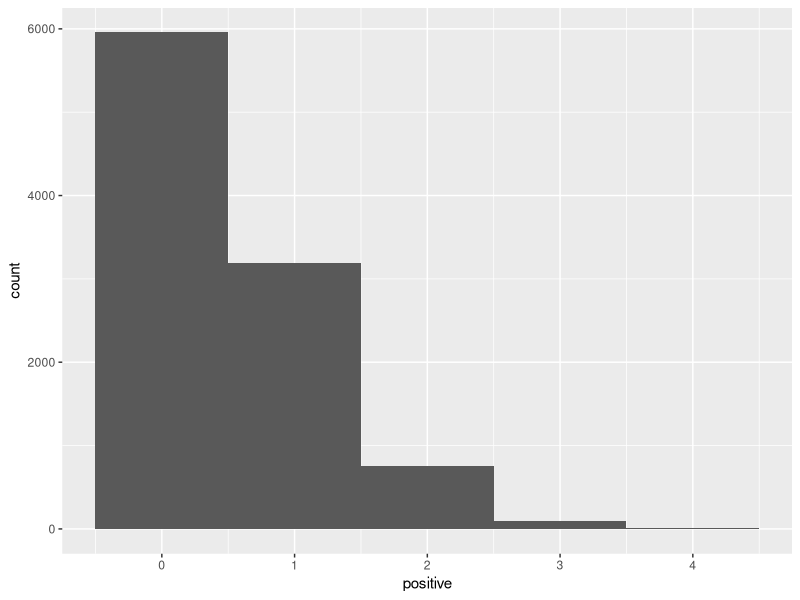
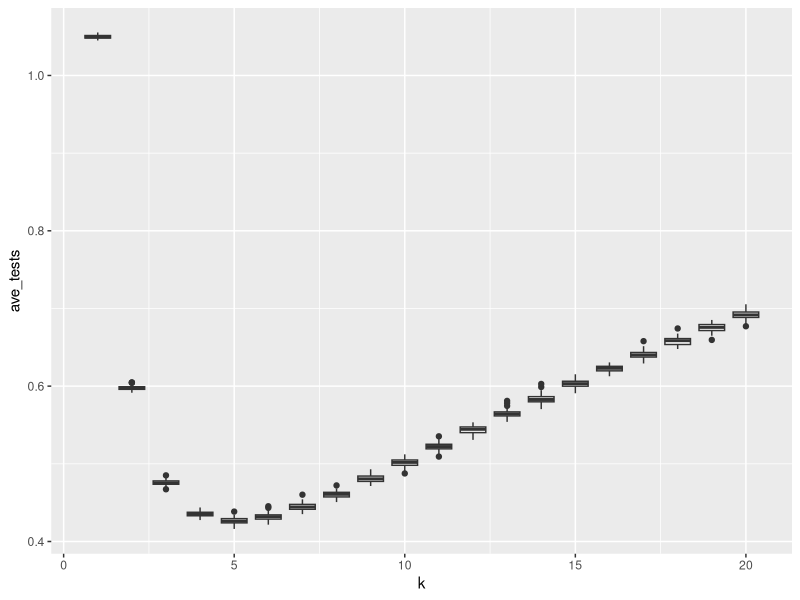

R code for these plots, in order:
## ---- chunk 1
print("Roses are red,")
print("violets are blue,")
print("R's pretty rad,")
print("and Bayes' rule rules.")
## ---- chunk 2

## ---- chunk 3

# This chunk has a name!
# These lines with '#' are comments. 
# The computer ignores them but humans don't. 
# You can use them to clarify code.
#
# It is good coding style to use comments 
# to clarify any confusing lines.

2 + 3 + 5  # Addition
2 * 3 * 5  # Multiplication
(2 ^ 3) ^ 5  # Exponentiation
## ---- chunk 4
# Three variables
a <- 42
b = 42
a <- TRUE # Overwrite a with a new value
word_variable <- 'words go in quotes!'  # Variable names don't have spaces

# A list of the three variables
list_of_data <- list(a, b, word_variable)
print(list_of_data)

## ---- chunk 5
knitr::opts_chunk$set(echo = TRUE)  # Set up knitr
## ---- chunk 6
library(tidyverse)  # Import the tidyverse package
knitr::opts_chunk$set(echo = TRUE)  # ready knitr 
## ---- chunk 7
k <- 10  # Number of people in a pool
samps <- 10000  # The total number of pools we test.

## ---- chunk 8
pos_rate <- 0.05  # The rate at which people have COVID. This is now a variable and is saved.
rbinom(1, size = k, prob = pos_rate)  # This randomly picks the number of people with covid in one pool from a binomial distribution.
## ---- chunk 9
# Make 42 random draws from the binomial distribution.
rbinom(42, size = k, prob = pos_rate)  

# Make 10 random draws, with positive rate of 50%.
rbinom(10, size = k, prob = 0.5)  
## ---- chunk 10
# Write your answer here.

## ---- chunk 11
?rbinom

# Write down the three other types of bionomial function's names. 
## ---- chunk 12
# Make a vector of all the pools, 
# where the i'th pool has the number of people with COVID in it.
positive <- rbinom(n = samps, size = k, prob = pos_rate) 

# Arrange data in a tibble.
# Look in your Environment panel and click pools to see what this data looks like.
pools <- tibble(positive)  
## ---- chunk 13
# Make a plot and say what data we will plot
ggplot(data = pools, aes(x = positive)) +  
  geom_histogram(binwidth = 1) 
## ---- chunk 14
# 'mutate' adds two columns to the data frame, one called 'retest'
# and one called 'tests'. These columns are filled with the values provided.
# You can look at the pools variable before and after running this to see what changed!
pools <- mutate(pools, retest = sign(positive) , tests = 1 + retest * k)  

# Take mean number of tests needed
mean(pools$tests) / k
## ---- chunk 15
pools <- pools %>% 
  mutate(retest = sign(positive) , tests = 1 + retest * k)  
## ---- chunk 16

z = -10 + 3i  # The imaginary number 2 + 3i

z %>%
  Re() %>%  # Take the real part...
  abs() %>% # then take the absolute value...
  log(base = 10)  # then take log base ten.
  

# Same thing but now save it as the variable a
a <- z %>%
  Re() %>%  # Take the real part...
  abs() %>% # then take the absolute value...
  log(base = 10)  # the take the log base ten.

print(a)
## ---- chunk 17

z = -10 + 3i

a = log(abs(Re(z)), base = 10)

## ---- chunk 18

# Modify this code.

z = -10 + 3i  # The imaginary number 2 + 3i

z %>%
  Re() %>%  # Take the real part...
  abs() %>% # then take the absolute value...
  log(base = 10)  # then take the log base ten.
  


## ---- chunk 19

# This function takes in a pool size k and 
# returns the mean number of tests needed
# to identify everybody that has COVID.

calc_tests <- function(k) {
  
  pos_rate <- 0.05
  samps <- 10000
  positive = rbinom(n = samps, size = k, prob = pos_rate)  # Make new data for each run
  pools <-  tibble(positive)
  
  pools <- pools %>%
    mutate(retest = sign(positive) , tests= 1 + retest * k)
  
  output <- mean(pools$tests) / k
  
  output  # Return the mean

}

## ---- chunk 20
calc_tests(2)  # Mean tests needed for when pools have three people each
## ---- chunk 21
# make a new tibble that contains the pool size *k* 
# for each replicate and does each replicate 100 times.
keffects <- tibble(k = rep(seq(20), 100)) 

# Calculate the average number of tests needed
keffects <- keffects %>%
  rowwise() %>%
  mutate(ave_tests = calc_tests(k), poolsize = as.integer(k))  # convert *k* to an integer to get geom_boxplot to work properly. 


ggplot(data = keffects, aes(x = k, y = ave_tests, group = poolsize)) +
  geom_boxplot()




